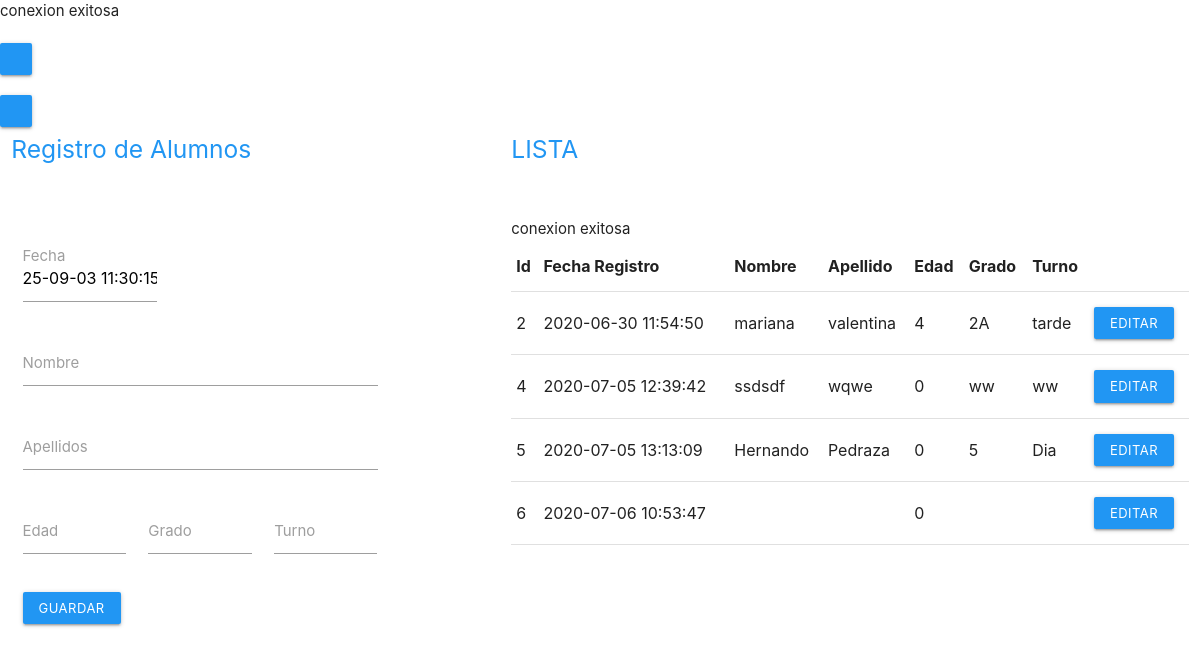
Screenshot of /crud-php/proyecto/index.php with the database file from the repository.
### tables this page shows
CREATE TABLE `alumnos` (
  `id_alumno` int(10) NOT NULL,
  `fecha` timestamp NOT NULL DEFAULT current_timestamp(),
  `nombre` varchar(50) NOT NULL,
  `apellidos` varchar(50) NOT NULL,
  `edad` int(5) NOT NULL,
  `grado` varchar(6) NOT NULL,
  `turno` varchar(6) NOT NULL
);

### crud-php/proyecto/index.php (the view, shortened to what this page needs)
<?php
   $fecha_actual=date("y-m-d h:i:s");
?>
<!DOCTYPE html>
<html lang="en">
<head>
    <link rel="stylesheet" href="../librerias/materialize/css/materialize.min.css">
</head>
<body>
 <div class="row">
    <div class="col l4" style="position: absolute; top: 15%;" id="frm_register" >
       <h5 class="blue-text">Registro de Alumnos</h5><br><br>
        <form action="control.php" method="POST" accept-charset="utf-8">
           <div class="input-field col l5">
              <label for="fecha">Fecha</label><br>
              <input type="text"  name="fecha" value="<?php echo $fecha_actual ?>" placeholder="" >
           </div>
           <div class="input-field col l12">
              <input type="text"  name="nombre" value="" placeholder="" >
              <label for="nombre">Nombre</label>
           </div>
           <div class="input-field col l12">
              <input type="text"  name="apellidos" value="" placeholder="" >
              <label for="apellidos">Apellidos</label>
           </div>
           <div class="input-field col l4">
              <input type="text" id="pp" name="edad" value="" placeholder="" >
              <label for="edad">Edad</label>
           </div>
           <div class="input-field col l4">
              <input type="text"  name="grado" value="" placeholder="" >
              <label for="grado">Grado</label>
           </div>
           <div class="input-field col l4">
              <input type="text"  name="turno" value="" placeholder="" >
              <label for="turno">Turno</label>
           </div>
           <div class="input-field col l12">
              <button type="submit"  class="blue btn-small" name="btn_guardar" >Guardar</button>
           </div>
        </form>
     </div>
     <div class="col l7 offset-l5" style="position: absolute; top: 15%;">
          <table>
            <h5 class="blue-text">LISTA</h5><br><br>
            <thead>
                <tr>
                      <th>Id</th>
                      <th>Fecha Registro</th>
                      <th>Nombre</th>
                      <th>Apellido</th>
                      <th>Edad</th>
                      <th>Grado</th>
                      <th>Turno</th>
                </tr>
            </thead>
             <?php
                   include("../conexion/conexion.php");
                   $sql = "SELECT * FROM alumnos";
                   $result = mysqli_query($connection, $sql);
                   while($fila = mysqli_fetch_array($result)) {
            ?>
            <tbody>
                <tr>
                      <td><?php echo $fila[0]; ?></td>
                      <td><?php echo $fila[1]; ?></td>
                      <td><?php echo $fila[2]; ?></td>
                      <td><?php echo $fila[3]; ?></td>
                      <td><?php echo $fila[4]; ?></td>
                      <td><?php echo $fila[5]; ?></td>
                      <td><?php echo $fila[6]; ?></td>
                      <td><a href="index.php?id=<?php echo $fila[0]?>" class="blue btn-small">Editar</a> </td>
                </tr>
            </tbody>
            <?php
              }
            ?>
          </table>
      </div>
 </div>
<div class="row">
<div class="col l4" style="position: absolute; top: 15%;" id="frm_actualizar" >
<h5 class="blue-text">Editar Informacion</h5><br><br>
 <form action="control.php" method="POST" accept-charset="utf-8">
    <div class="input-field col l4">
       <a href="index.php"  class="blue btn-small" name="btn_guardar" >Regresar</button>
    </div>
 </form>
</div>
</div>
</body>
</html>

### rows the page displays
alumnos: id_alumno "2", fecha "2020-06-30 11:54:50", nombre "mariana", apellidos "valentina", edad "4", grado "2A", turno "tarde"
alumnos: id_alumno "4", fecha "2020-07-05 12:39:42", nombre "ssdsdf", apellidos "wqwe", edad "0", grado "ww", turno "ww"
alumnos: id_alumno "5", fecha "2020-07-05 13:13:09", nombre "Hernando", apellidos "Pedraza", edad "0", grado "5", turno "Dia"
alumnos: id_alumno "6", fecha "2020-07-06 10:53:47", edad "0"
